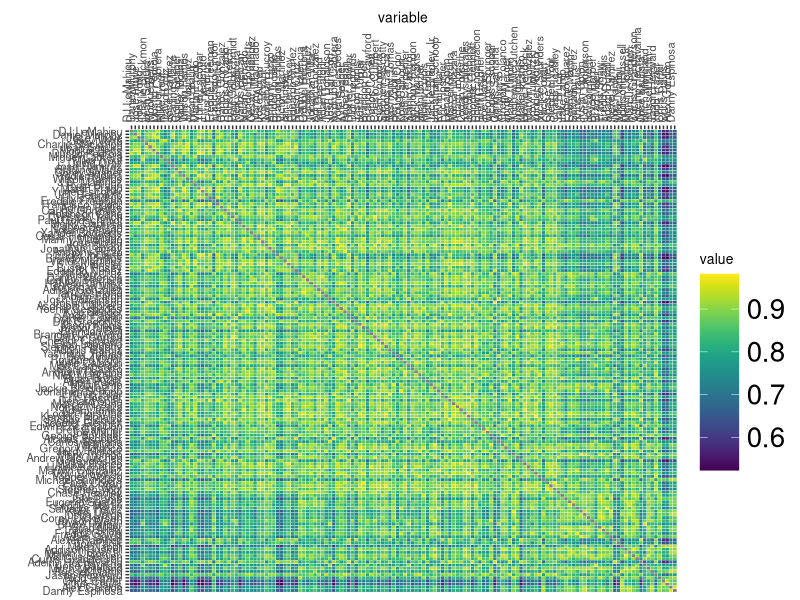

Recreate this plot in R.
batterraw<-read.csv("batterdata.csv")
library(dplyr)
library(ggplot2)
library(reshape2)
library(viridis)
names(batterraw)[1]<-"name"
batterraw$name<-as.character(batterraw$name)
#picking out the parameters I'm interested in
batterraw<- batterraw %>% select(name,PA,X1B,X2B,X3B,HR,BB,SO)
# for the loops, later
n=length(batterraw$name)

# translating to overall rates
batterraw$X1Brate<-batterraw$X1B/batterraw$PA
batterraw$X2Brate<-batterraw$X2B/batterraw$PA
batterraw$X3Brate<-batterraw$X3B/batterraw$PA
batterraw$HRrate<-batterraw$HR/batterraw$PA
batterraw$BBrate<-batterraw$BB/batterraw$PA
batterraw$SOrate<-batterraw$SO/batterraw$PA
batterrate<-batterraw %>% select(name,X1Brate,X2Brate,X3Brate,HRrate,BBrate,SOrate)

# for the loops, later
batterrate$key<-c(1:n)

#setting up data frames for loops
results<-cbind.data.frame(batterrate$name)
batter<-data.frame()
comp<-data.frame()
#for each batter in the frame, compare to each other batter using the simscore formula, find the most similar and least similar, and store the batter's name, the names and simscore values for the most similar and least similar batters 
for (i in 1:n){
  #drawing out batter data
  batter<-filter(batterrate,key==i)
  #setting up data frame for next for loop
  matches<-data.frame(number=double())
  #storing the batter number we are on. This may not be necessary? 
  x<-i
  for (j in 1:n){
    # setting up the comparison player's data
    comp<-filter(batterrate,key==j)
    #simscore formula starts at 1 and deducts by percentage difference in rates of singles, doubles, triples, home runs, walks and strikeouts
    simscore<-1-abs(batter$X1Brate-comp$X1Brate)-abs(batter$X2Brate-comp$X2Brate)-abs(batter$X3Brate-comp$X3Brate)-abs(batter$HRrate-comp$HRrate)-abs(batter$BBrate-comp$BBrate)-abs(batter$SOrate-comp$SOrate)
    if (j==x) {
      #comparing batter to self will give na
      matches<-rbind(matches,data.frame("number"=NA, stringsAsFactors=FALSE))
    } else {
      matches<-rbind(matches,data.frame("number"=simscore,stringsAsFactors=FALSE))
    } 
  }
 
  results<-cbind(results,matches)
}

names(results)<-c("name",batterraw$name)

heatmapresults<-melt(results)
heatmapresults$name <- as.character(heatmapresults$name)
heatmapresults$name <- factor(heatmapresults$name, levels=unique(heatmapresults$name))
jpeg(filename="heatmap.jpg", width=1800, height=1800)
ggplot(heatmapresults, aes(variable,name)) + geom_tile(aes(fill = value), colour = "white") + scale_fill_viridis() + theme(text = element_text(size=10), axis.text.x = element_text(angle=90, hjust=0), legend.key.size = unit(1.0, "cm"), legend.text = element_text(size = 20)) +  scale_x_discrete(position = "top") +  scale_y_discrete(name="", limits = rev(levels(heatmapresults$name)))
dev.off()
  